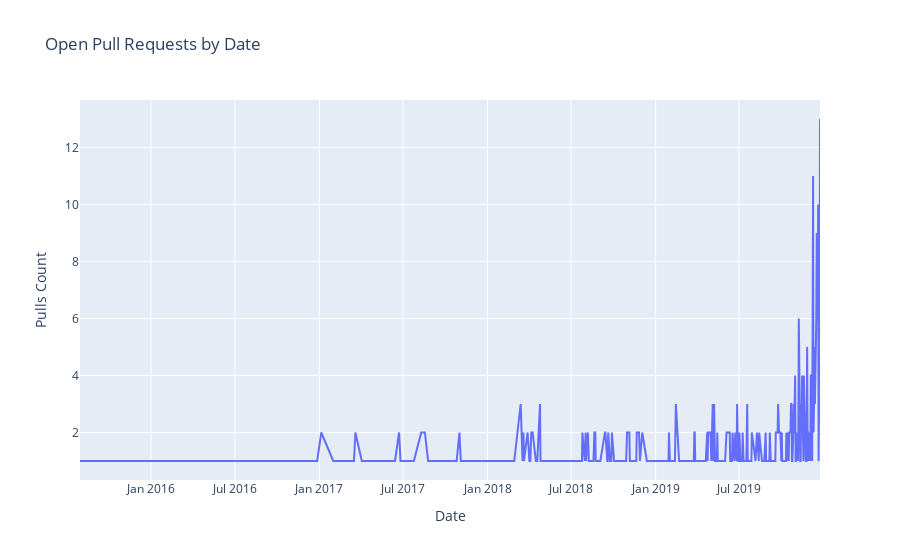

The notebook cell saved with this chart:
### Code cell
fig = go.Figure([go.Scatter(
    x=pulls_by_date.index, 
    y=pulls_by_date.commit_count, 
    text=pulls_by_date.commit_count)])
fig.update_layout(
    title = 'Open Pull Requests by Date', 
    xaxis_title = 'Date', 
    yaxis_title = 'Pulls Count')
fig.show()

### Figure 1 — Plotly figure (JSON) as saved in the notebook; plotly's stock layout.template omitted (floating-point values rounded to 4 significant figures; data arrays with more than 128 entries replaced by an {"elided": "..."} marker saying what was removed)
{"data": [{"text": {"elided": "331 int values"}, "type": "scatter", "x": {"elided": "331 str values"}, "y": {"elided": "331 int values"}}], "layout": {"title": {"text": "Open Pull Requests by Date"}, "xaxis": {"title": {"text": "Date"}}, "yaxis": {"title": {"text": "Pulls Count"}}}}
